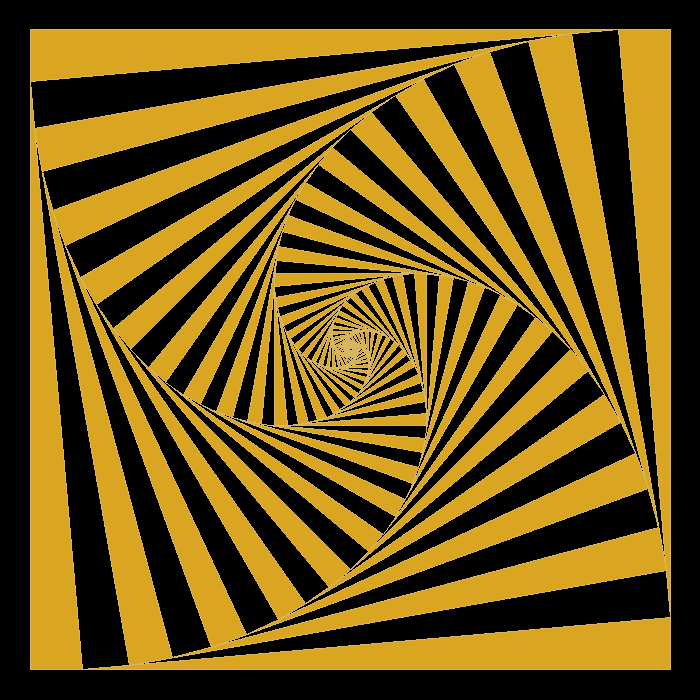

Write the Python code that produced this figure.
from turtle import *
import turtle
import math

turtle.title('Striped Square Spiral')
turtle.setup(650, 650)
turtle.setworldcoordinates(-650, -650, 650, 650)
turtle.bgcolor('black')
turtle.color('#d7b661')
turtle.hideturtle()
turtle.speed(0)

fill_color = 'black'
alpha = 5

def draw_square(x: int, y: int, direction: int, size: int):
    turtle.up()
    turtle.goto(x, y)
    turtle.seth(direction)
    turtle.back(size / 2)
    turtle.left(90)
    turtle.back(size / 2)
    turtle.seth(direction)
    turtle.down()

    global fill_color
    if fill_color == 'black': fill_color = '#daa520'
    else: fill_color = 'black'

    turtle.begin_fill()

    for _ in range(4):
        turtle.forward(size)
        turtle.left(90)

    turtle.fillcolor(fill_color)
    turtle.end_fill()

def square_spiral(x: int, y: int, direction: int, size: int):
    if size < 5: return

    draw_square(x, y, direction, size)
    square_spiral(x, y, direction + alpha, size / (math.sin(math.radians(alpha)) + math.cos(math.radians(alpha))))

square_spiral(-6, 6, 0, 1320)
turtle.done()
    # if size <= alpha: return
    # if index > 1: turtle.color('black')

    # angle_radians = math.atan(alpha / size)
    # angle_degrees = math.degrees(angle_radians)
    # draw_square(size)
    # turtle.forward(alpha)
    # turtle.left(angle_degrees)
    # striped_square_spiral(size-alpha, index+1)
